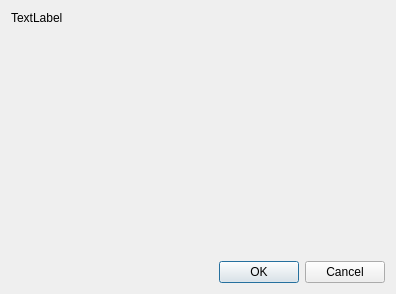
<?xml version="1.0" encoding="UTF-8"?>
<ui version="4.0">
 <class>MyInputDialog</class>
 <widget class="QDialog" name="MyInputDialog">
  <property name="geometry">
   <rect>
    <x>0</x>
    <y>0</y>
    <width>396</width>
    <height>294</height>
   </rect>
  </property>
  <property name="windowTitle">
   <string>Dialog</string>
  </property>
  <layout class="QVBoxLayout" name="verticalLayout">
   <item>
    <widget class="QLabel" name="label">
     <property name="text">
      <string>TextLabel</string>
     </property>
    </widget>
   </item>
   <item>
    <spacer name="verticalSpacer">
     <property name="orientation">
      <enum>Qt::Vertical</enum>
     </property>
     <property name="sizeHint" stdset="0">
      <size>
       <width>20</width>
       <height>40</height>
      </size>
     </property>
    </spacer>
   </item>
   <item>
    <widget class="QDialogButtonBox" name="buttonBox">
     <property name="orientation">
      <enum>Qt::Horizontal</enum>
     </property>
     <property name="standardButtons">
      <set>QDialogButtonBox::Cancel|QDialogButtonBox::Ok</set>
     </property>
    </widget>
   </item>
  </layout>
 </widget>
 <resources/>
 <connections>
  <connection>
   <sender>buttonBox</sender>
   <signal>accepted()</signal>
   <receiver>MyInputDialog</receiver>
   <slot>accept()</slot>
   <hints>
    <hint type="sourcelabel">
     <x>248</x>
     <y>254</y>
    </hint>
    <hint type="destinationlabel">
     <x>157</x>
     <y>274</y>
    </hint>
   </hints>
  </connection>
  <connection>
   <sender>buttonBox</sender>
   <signal>rejected()</signal>
   <receiver>MyInputDialog</receiver>
   <slot>reject()</slot>
   <hints>
    <hint type="sourcelabel">
     <x>316</x>
     <y>260</y>
    </hint>
    <hint type="destinationlabel">
     <x>286</x>
     <y>274</y>
    </hint>
   </hints>
  </connection>
 </connections>
</ui>
